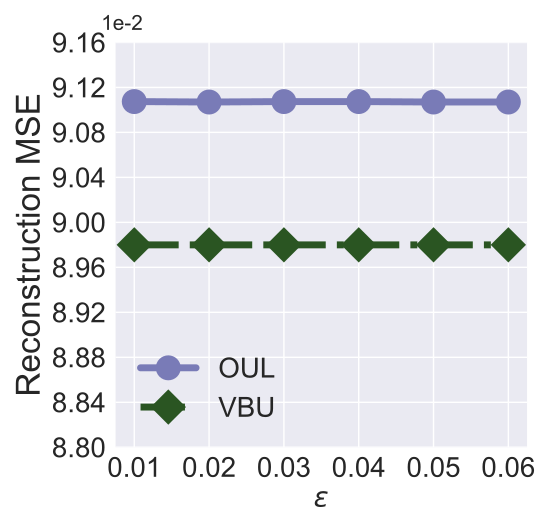

Recreate this plot in Python.


import numpy as np
import matplotlib.pyplot as plt

epsilon = 3
beta = 1 / epsilon


x=[1, 2, 3, 4, 5, 6]
# validation_for_plt =[97,95.8600, 94.9400, 93.5400, 93.2400]
# attack_for_plt=[0, 0.3524, 0, 0.1762, 0.1762]
# basic_for_plt=[99.8, 99.8, 99.8, 99.8, 99.8]

labels = ['0.01', '0.02', '0.03', '0.04', '0.05', '0.06']
# unl_org = [97.77, 97.55, 97.35, 97.29, 97.21, 97.21]

# unl_hess_r = [96.6, 96.66, 96.04, 95.94, 95.85, 97.21]
OUL = [0.091074, 0.09107, 0.09107403, 0.091074, 0.09107, 0.09107]

org_acc = [0.9958, 0.9975, 0.9983, 0.9967, 0.9942, 0.9972]

vbu_acc = [0.0898, 0.0898, 0.0898, 0.0898, 0.0898, 0.0898]
# unl_ss_wo = [94.32, 94.53, 94.78, 93.38, 94.04, 97.21]


for i in range(len(OUL)):
    OUL[i] = OUL[i]*100
    org_acc[i] = org_acc[i]*100
    vbu_acc[i] = vbu_acc[i]*100

plt.style.use('seaborn')
plt.figure(figsize=(5.5, 5.3))
l_w=5
m_s=15
marker_s = 3
markevery=1
#plt.figure(figsize=(8, 5.3))
#plt.plot(x, unl_fr, color='blue', marker='^', label='Retrain',linewidth=l_w, markersize=m_s)
plt.plot(x, OUL, linestyle='-', color='#797BB7', marker='o', fillstyle='full', markevery=markevery,
         label='OUL', linewidth=l_w, markersize=m_s, markeredgewidth=marker_s)

#plt.plot(x, unl_ss_w, color='g',  marker='*',  label='PriMU$_{w}$',linewidth=l_w, markersize=m_s)
#plt.plot(x, org_acc, linestyle='--', color='#9BC985',  marker='s', fillstyle='full', markevery=markevery, label='Origin',linewidth=l_w, markersize=m_s, markeredgewidth=marker_s)



plt.plot(x, vbu_acc, linestyle='-.', color='#2A5522',  marker='D', fillstyle='full', markevery=markevery,
         label='VBU',linewidth=l_w, markersize=m_s, markeredgewidth=marker_s)

# plt.grid()
leg = plt.legend(fancybox=True, shadow=True)
# plt.xlabel('Malicious Client Ratio (%)' ,fontsize=16)
plt.ylabel('Reconstruction MSE' ,fontsize=24)
my_y_ticks = np.arange(8.8, 9.2, 0.04)
plt.yticks(my_y_ticks,fontsize=20)
plt.xlabel('$\epsilon$' ,fontsize=20)

plt.xticks(x, labels, fontsize=20)
# plt.title('CIFAR10 IID')

plt.annotate(r"1e-2", xy=(0.1, 1.01), xycoords='axes fraction', xytext=(-10, 10), textcoords='offset points', ha='right', va='center', fontsize=15)


# plt.title('(c) Utility Preservation', fontsize=24)
plt.legend(loc='best',fontsize=20)
plt.tight_layout()
#plt.title("MNIST")
plt.rcParams['figure.figsize'] = (2.0, 1)
plt.rcParams['image.interpolation'] = 'nearest'
plt.rcParams['figure.subplot.left'] = 0.11
plt.rcParams['figure.subplot.bottom'] = 0.08
plt.rcParams['figure.subplot.right'] = 0.977
plt.rcParams['figure.subplot.top'] = 0.969
plt.savefig('CelebA_recon_mse_eps.pdf', format='pdf', dpi=200)
plt.show()
